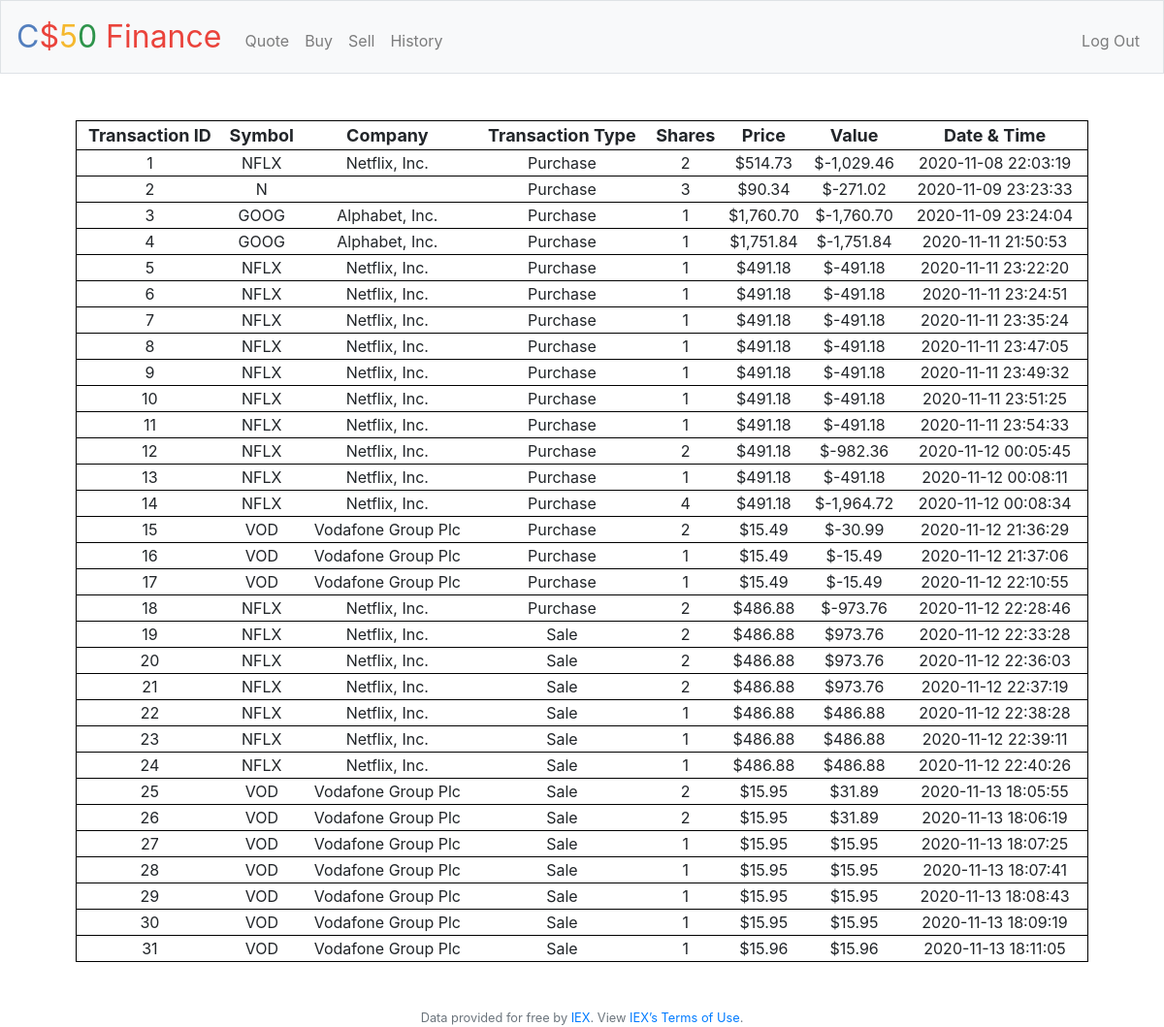
The app's page /history (signed in) with its own data.
### tables this page shows
CREATE TABLE 'transactions'('transaction_id' INTEGER PRIMARY KEY AUTOINCREMENT NOT NULL, 'user_id' INTEGER NOT NULL, 'type' TEXT NOT NULL, 'symbol' TEXT NOT NULL, 'company' TEXT NOT NULL, 'shares' INTEGER NOT NULL, 'price' NUMERIC NOT NULL, 'value' INTEGER NOT NULL, 'date_time' DATETIME NOT NULL);

### pset8/finance/application.py (the view)
@app.route("/history")
@login_required
def history():
    rows = db.execute("SELECT * FROM transactions WHERE user_id = :user_id", user_id = session["user_id"])
    for row in rows:
        row['fvalue'] = usd(row['value'])   #add formatted versions of value and price
        row['fprice'] = usd(row['price'])
    return render_template("history.html", rows = rows)

### pset8/finance/application.py (called while the page is built)
@app.after_request
def after_request(response):
    response.headers["Cache-Control"] = "no-cache, no-store, must-revalidate"
    response.headers["Expires"] = 0
    response.headers["Pragma"] = "no-cache"
    return response

### pset8/finance/helpers.py (called while the page is built)
def login_required(f):
    @wraps(f)
    def decorated_function(*args, **kwargs):
        if session.get("user_id") is None:
            return redirect("/login")
        return f(*args, **kwargs)
    return decorated_function

def usd(value):
    return f"${value:,.2f}"

### pset8/finance/templates/history.html (shortened to what this page needs)
{% extends "layout.html" %}
{% block main %}
    <table style="width:100%">
        <thead>
            <tr>
                <th>Transaction ID</th>
                <th>Symbol</th>
                <th>Company</th>
                <th>Transaction Type</th>
                <th>Shares</th>
                <th>Price</th>
                <th>Value</th>
                <th>Date & Time</th>
            </tr>
        <tbody>
            {% for row in rows %}
            <tr class = "body_row">
                <td>{{row['transaction_id']}}</td>
                <td>{{row['symbol'].upper()}}</td>
                <td>{{row['company']}}</td>
                <td>{{row['type']}}</td>
                <td>{{row['shares']}}</td>
                <td>{{row['fprice']}}</td>
                <td>{{row['fvalue']}}</td>
                <td>{{row['date_time']}}</td>
            </tr>
            {% endfor %}
        </tbody>
    </table>
{% endblock %}

### pset8/finance/templates/layout.html (shortened to what this page needs)
<!DOCTYPE html>
<html lang="en">
    <head>
        <link href="https://maxcdn.bootstrapcdn.com/bootstrap/4.1.3/css/bootstrap.min.css" rel="stylesheet">
        <link href="/static/styles.css" rel="stylesheet">
    </head>
    <body>
        <nav class="navbar navbar-expand-md navbar-light bg-light border">
            <a class="navbar-brand" href="/"><span class="blue">C</span><span class="red">$</span><span class="yellow">5</span><span class="green">0</span> <span class="red">Finance</span></a>
            <div class="collapse navbar-collapse" id="navbar">
                {% if session.user_id %}
                    <ul class="navbar-nav mr-auto mt-2">
                        <li class="nav-item"><a class="nav-link" href="/quote">Quote</a></li>
                        <li class="nav-item"><a class="nav-link" href="/buy">Buy</a></li>
                        <li class="nav-item"><a class="nav-link" href="/sell">Sell</a></li>
                        <li class="nav-item"><a class="nav-link" href="/history">History</a></li>
                    </ul>
                    <ul class="navbar-nav ml-auto mt-2">
                        <li class="nav-item"><a class="nav-link" href="/logout">Log Out</a></li>
                    </ul>
                {% else %}
                    <ul class="navbar-nav ml-auto mt-2">
                        <li class="nav-item"><a class="nav-link" href="/register">Register</a></li>
                        <li class="nav-item"><a class="nav-link" href="/login">Log In</a></li>
                    </ul>
                {% endif %}
            </div>
        </nav>
        <main class="container p-5">
            {% block main %}{% endblock %}
        </main>
        <footer class="small text-center text-muted">
            Data provided for free by <a href="https://iextrading.com/developer">IEX</a>. View <a href="https://iextrading.com/api-exhibit-a/">IEX’s Terms of Use</a>.
        </footer>
    </body>
</html>

### pset8/finance/static/styles.css (style rules this page uses)
nav .navbar-brand { font-size: xx-large; }
nav .navbar-brand .blue { color: #537fbe; }
nav .navbar-brand .red { color: #ea433b; }
nav .navbar-brand .yellow { color: #f5b82e; }
nav .navbar-brand .green { color: #2e944b; }
main { overflow-x: auto; text-align: center; }
thead { text-align: center; border: 1px solid black; font-size: large; }
.body_row { border: 1px solid black; }

### records on screen
transactions: transaction_id "1", symbol "NFLX", company "Netflix, Inc.", type "Purchase", shares "2", fprice "$514.73", fvalue "$-1,029.46", date_time "2020-11-08 22:03:19"
transactions: transaction_id "2", symbol "N", type "Purchase", shares "3", fprice "$90.34", fvalue "$-271.02", date_time "2020-11-09 23:23:33"
transactions: transaction_id "3", symbol "GOOG", company "Alphabet, Inc.", type "Purchase", shares "1", fprice "$1,760.70", fvalue "$-1,760.70", date_time "2020-11-09 23:24:04"
transactions: transaction_id "4", symbol "GOOG", company "Alphabet, Inc.", type "Purchase", shares "1", fprice "$1,751.84", fvalue "$-1,751.84", date_time "2020-11-11 21:50:53"
transactions: transaction_id "5", symbol "NFLX", company "Netflix, Inc.", type "Purchase", shares "1", fprice "$491.18", fvalue "$-491.18", date_time "2020-11-11 23:22:20"
transactions: transaction_id "6", symbol "NFLX", company "Netflix, Inc.", type "Purchase", shares "1", fprice "$491.18", fvalue "$-491.18", date_time "2020-11-11 23:24:51"
transactions: transaction_id "7", symbol "NFLX", company "Netflix, Inc.", type "Purchase", shares "1", fprice "$491.18", fvalue "$-491.18", date_time "2020-11-11 23:35:24"
transactions: transaction_id "8", symbol "NFLX", company "Netflix, Inc.", type "Purchase", shares "1", fprice "$491.18", fvalue "$-491.18", date_time "2020-11-11 23:47:05"
transactions: transaction_id "9", symbol "NFLX", company "Netflix, Inc.", type "Purchase", shares "1", fprice "$491.18", fvalue "$-491.18", date_time "2020-11-11 23:49:32"
transactions: transaction_id "10", symbol "NFLX", company "Netflix, Inc.", type "Purchase", shares "1", fprice "$491.18", fvalue "$-491.18", date_time "2020-11-11 23:51:25"
transactions: transaction_id "11", symbol "NFLX", company "Netflix, Inc.", type "Purchase", shares "1", fprice "$491.18", fvalue "$-491.18", date_time "2020-11-11 23:54:33"
transactions: transaction_id "12", symbol "NFLX", company "Netflix, Inc.", type "Purchase", shares "2", fprice "$491.18", fvalue "$-982.36", date_time "2020-11-12 00:05:45"
transactions: transaction_id "13", symbol "NFLX", company "Netflix, Inc.", type "Purchase", shares "1", fprice "$491.18", fvalue "$-491.18", date_time "2020-11-12 00:08:11"
transactions: transaction_id "14", symbol "NFLX", company "Netflix, Inc.", type "Purchase", shares "4", fprice "$491.18", fvalue "$-1,964.72", date_time "2020-11-12 00:08:34"
transactions: transaction_id "15", symbol "VOD", company "Vodafone Group Plc", type "Purchase", shares "2", fprice "$15.49", fvalue "$-30.99", date_time "2020-11-12 21:36:29"
transactions: transaction_id "16", symbol "VOD", company "Vodafone Group Plc", type "Purchase", shares "1", fprice "$15.49", fvalue "$-15.49", date_time "2020-11-12 21:37:06"
transactions: transaction_id "17", symbol "VOD", company "Vodafone Group Plc", type "Purchase", shares "1", fprice "$15.49", fvalue "$-15.49", date_time "2020-11-12 22:10:55"
transactions: transaction_id "18", symbol "NFLX", company "Netflix, Inc.", type "Purchase", shares "2", fprice "$486.88", fvalue "$-973.76", date_time "2020-11-12 22:28:46"
transactions: transaction_id "19", symbol "NFLX", company "Netflix, Inc.", type "Sale", shares "2", fprice "$486.88", fvalue "$973.76", date_time "2020-11-12 22:33:28"
transactions: transaction_id "20", symbol "NFLX", company "Netflix, Inc.", type "Sale", shares "2", fprice "$486.88", fvalue "$973.76", date_time "2020-11-12 22:36:03"
transactions: transaction_id "21", symbol "NFLX", company "Netflix, Inc.", type "Sale", shares "2", fprice "$486.88", fvalue "$973.76", date_time "2020-11-12 22:37:19"
transactions: transaction_id "22", symbol "NFLX", company "Netflix, Inc.", type "Sale", shares "1", fprice "$486.88", fvalue "$486.88", date_time "2020-11-12 22:38:28"
transactions: transaction_id "23", symbol "NFLX", company "Netflix, Inc.", type "Sale", shares "1", fprice "$486.88", fvalue "$486.88", date_time "2020-11-12 22:39:11"
transactions: transaction_id "24", symbol "NFLX", company "Netflix, Inc.", type "Sale", shares "1", fprice "$486.88", fvalue "$486.88", date_time "2020-11-12 22:40:26"
transactions: transaction_id "25", symbol "VOD", company "Vodafone Group Plc", type "Sale", shares "2", fprice "$15.95", fvalue "$31.89", date_time "2020-11-13 18:05:55"
transactions: transaction_id "26", symbol "VOD", company "Vodafone Group Plc", type "Sale", shares "2", fprice "$15.95", fvalue "$31.89", date_time "2020-11-13 18:06:19"
transactions: transaction_id "27", symbol "VOD", company "Vodafone Group Plc", type "Sale", shares "1", fprice "$15.95", fvalue "$15.95", date_time "2020-11-13 18:07:25"
transactions: transaction_id "28", symbol "VOD", company "Vodafone Group Plc", type "Sale", shares "1", fprice "$15.95", fvalue "$15.95", date_time "2020-11-13 18:07:41"
transactions: transaction_id "29", symbol "VOD", company "Vodafone Group Plc", type "Sale", shares "1", fprice "$15.95", fvalue "$15.95", date_time "2020-11-13 18:08:43"
transactions: transaction_id "30", symbol "VOD", company "Vodafone Group Plc", type "Sale", shares "1", fprice "$15.95", fvalue "$15.95", date_time "2020-11-13 18:09:19"
transactions: transaction_id "31", symbol "VOD", company "Vodafone Group Plc", type "Sale", shares "1", fprice "$15.96", fvalue "$15.96", date_time "2020-11-13 18:11:05"
